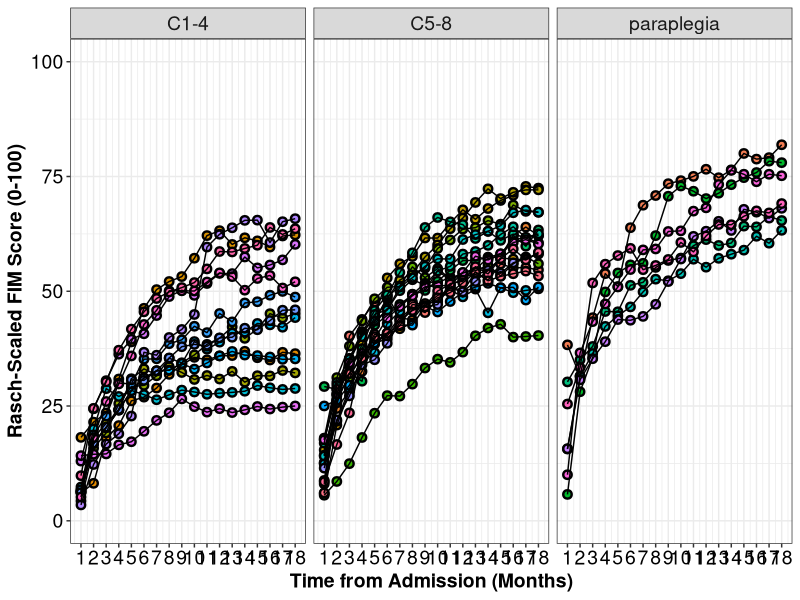
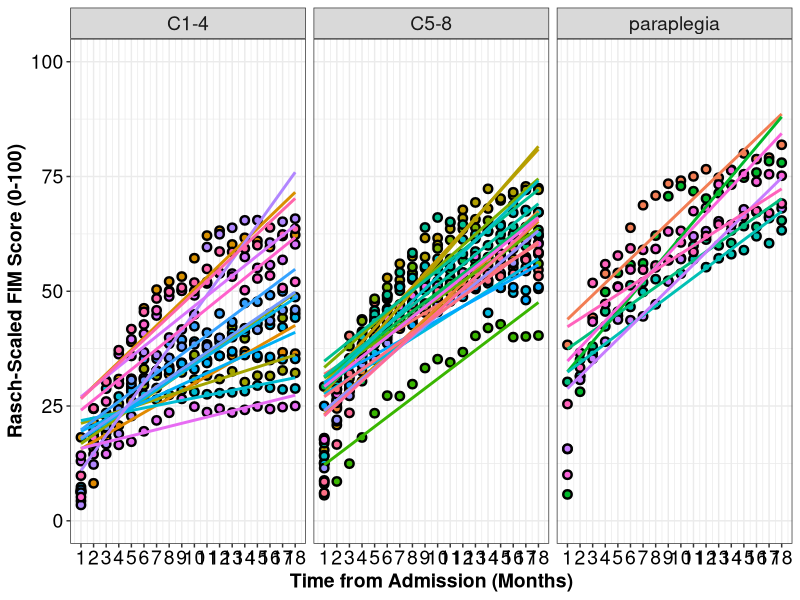
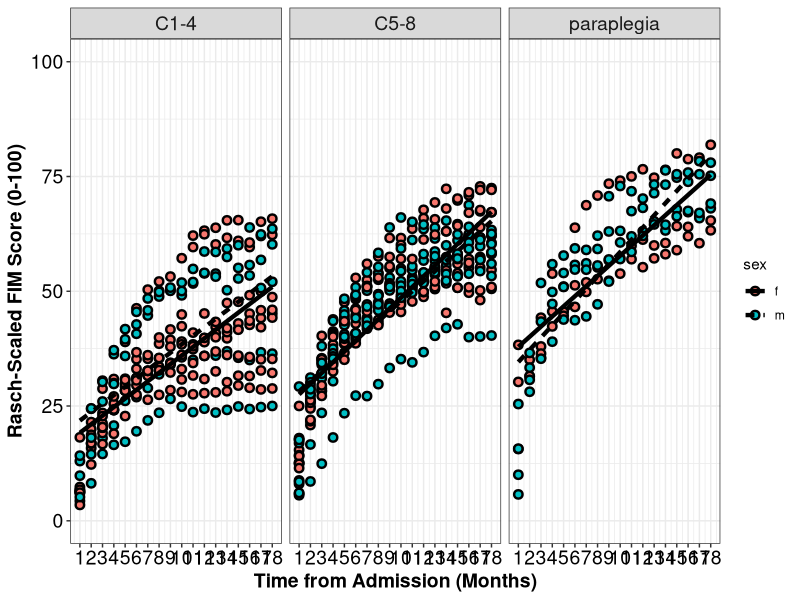
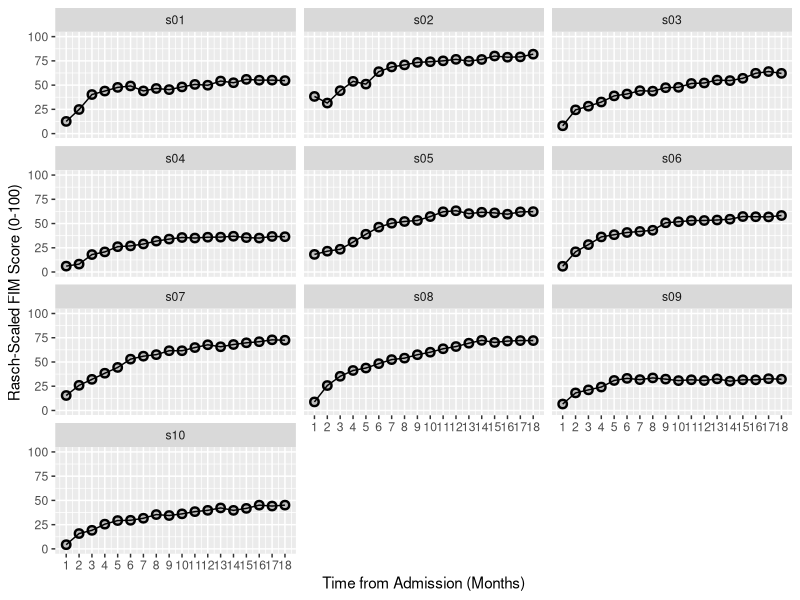
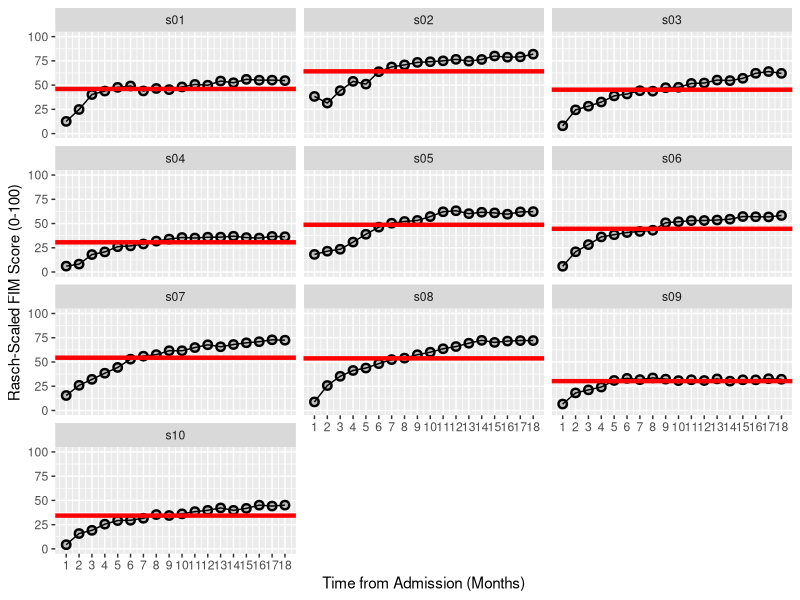
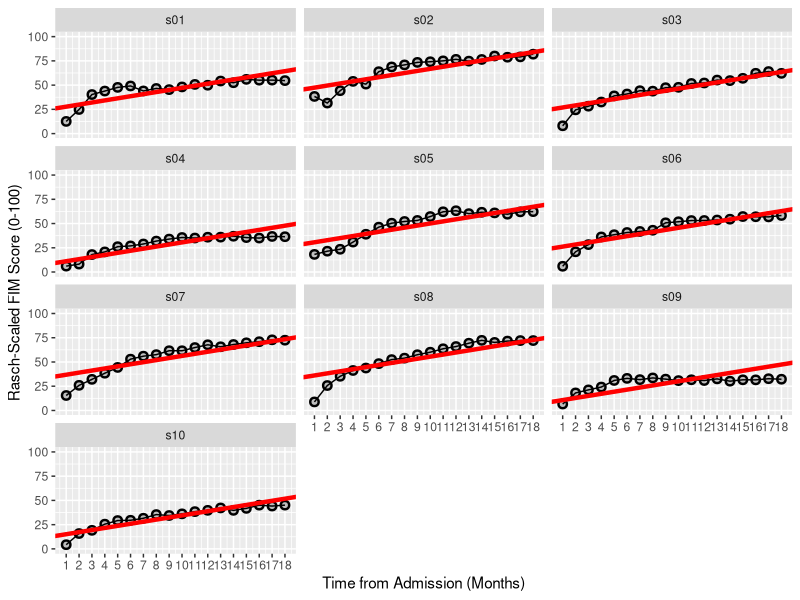
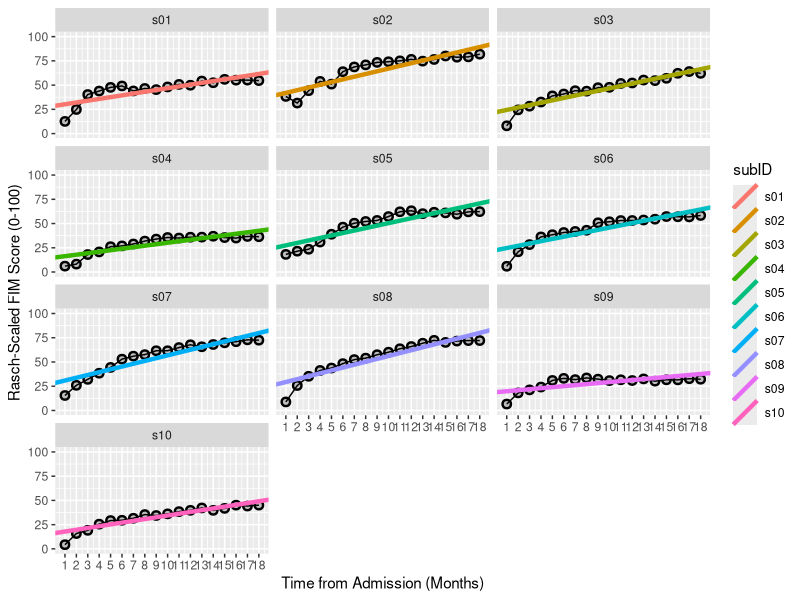

The R source for these figures, in order: (Note: this script raises an error after producing the figures.)
# ACRM 2018 Longitudinal Data Analysis Workshop
# By Keith Lohse, Neurorehabilitation Informatics Lab, 2018-09-07

# Loading the essential libraries. 
library("ggplot2"); library("lme4"); library("car"); library("dplyr"); library("lmerTest"); 

# If these packages are not installed already, run the following code:
install.packages("ggplot2"); install.packages("lme4"); install.packages("car"); 
install.packages("dplyr"); install.packages("lmerTest"); 


##----------------------- Data Cleaning and QA ---------------------------------
## Setting the Directory -------------------------------------------------------
getwd()
setwd("C:/Users/USERNAME/Box Sync/Collaboration/")
list.files()
# Make sure that the file data_session1.csv is saved in your working directory.

# Import the .csv file into R. 
# We will save this file in the R environment as an object called "DATA".
DATA<-read.csv("./data/data_session1.csv", header = TRUE, sep=",",  
               na.strings=c("NA","NaN"," ",""))

# Use the head() function to check the structure of the data file.
head(DATA)

# Alternately you can also download the data file from the web here:
# DATA <- read.csv("https://raw.githubusercontent.com/keithlohse/LMER_Clinical_Science/master/data/data_nonlinear_v4.csv")
# head(DATA)


## ----------------------- Basic Data Visualization ----------------------------
## FIM scores by time and subject -----------------------------------------------
g1<-ggplot(DATA, aes(x = month, y = rasch_FIM)) +
  geom_point(aes(fill=as.factor(subID)), pch=21, size=2, stroke=1.25) +
  geom_line(aes(group=subID)) +
  facet_wrap(~AIS_grade)
g2<-g1+scale_x_continuous(name = "Time from Admission (Months)", breaks=c(0:18)) +
  scale_y_continuous(name = "Rasch-Scaled FIM Score (0-100)",limits=c(0,100))
g3 <- g2 + theme_bw() + 
  theme(axis.text=element_text(size=14, colour="black"), 
        axis.title=element_text(size=14,face="bold")) +
  theme(strip.text.x = element_text(size = 14))+
  theme(legend.position="none")

plot(g3)
## -----------------------------------------------------------------------------

## Linear Fit for each person --------------------------------------------------
g1<-ggplot(DATA, aes(x = month, y = rasch_FIM)) +
  geom_point(aes(fill=as.factor(subID)), pch=21, size=2, stroke=1.25) +
  stat_smooth(aes(col=subID), se=FALSE, method="lm") +
  facet_wrap(~AIS_grade)
g2<-g1+scale_x_continuous(name = "Time from Admission (Months)", breaks=c(0:18)) +
  scale_y_continuous(name = "Rasch-Scaled FIM Score (0-100)",limits=c(0,100))
g3 <- g2 + theme_bw() + 
  theme(axis.text=element_text(size=14, colour="black"), 
        axis.title=element_text(size=14,face="bold")) +
  theme(strip.text.x = element_text(size = 14))+
  theme(legend.position="none")

plot(g3)
## -----------------------------------------------------------------------------


## Linear Fit by gender --------------------------------------------------------
g1<-ggplot(DATA, aes(x = month, y = rasch_FIM)) +
  geom_point(aes(fill=sex), pch=21, size=2, stroke=1.25) +
  stat_smooth(aes(lty=sex), col="black", lwd=1.5,se=FALSE, method="lm") +
  facet_wrap(~AIS_grade)
g2<-g1+scale_x_continuous(name = "Time from Admission (Months)", breaks=c(0:18)) +
  scale_y_continuous(name = "Rasch-Scaled FIM Score (0-100)",limits=c(0,100))
g3 <- g2 + theme_bw() + 
  theme(axis.text=element_text(size=14, colour="black"), 
        axis.title=element_text(size=14,face="bold")) +
  theme(strip.text.x = element_text(size = 14))

plot(g3)
## -----------------------------------------------------------------------------


# Understanding basic random-effects ------------------------------------------
# Random Intercepts Model ----
raneff_00<-lmer(rasch_FIM~
                  # Fixed-effects
                  1+
                  # Random-effects
                  (1|subID), data=DATA, REML=FALSE)
summary(raneff_00)

# Recall that the fixed-effect for the intercept is the overall, "group-level"
# intercept in our model.
# However, we also have a random-effect of subject for the intercenpt. This means
# that our model estimates a deviate for each subject from the group-level 
# intercept. To see these random-effects using the raneff function. 

ranef(raneff_00)

# Remember that these are deviates from the fixed-effect, so if we want to see
# what the model is actually estimating for each person, we need to add the 
# fixed-effect back in:
fixef(raneff_00)

# We could do this manually, adding the fixef() output to the ranef() output, 
# but we can also get the indivudal values using the coef() function:
coef(raneff_00)$subID

# If you want the actual predictions of the model, rather than the estimated
# effects, you can use the fitted() function. 
# Note the difference in the size of these arrays. The fitted() function gives
# us a prediction for each person at each point.
fitted(raneff_00)


# To help us understand the model, we can plot these predictions for each person.
# First, lets take a subset of the first 10 people:
first10<-DATA[c(1:180),]

# Second, we'll make a smaller dataset with the predictions for these 10:
PRED<-data.frame(subID=c("s01","s02","s03","s04","s05","s06","s07","s08","s09", "s10"),
                 Intercepts=c(coef(raneff_00)$subID[c(1:10),]))
PRED


g1<-ggplot(first10, aes(x = month, y = rasch_FIM)) +
  geom_point(fill="grey", pch=21, size=2, stroke=1.25) +
  geom_line(aes(group=subID)) +
  facet_wrap(~subID, ncol=3)
g2<-g1+scale_x_continuous(name = "Time from Admission (Months)", breaks=c(0:18)) +
  scale_y_continuous(name = "Rasch-Scaled FIM Score (0-100)",limits=c(0,100))
print(g2)
g3<-g2+geom_abline(aes(intercept=Intercepts, slope=0), col="red", lwd=1.5, PRED)
plot(g3)


# Hopefully this plot will clearly show that our model is estimating a different
# intercept for each person, but everyone has the same slope, because we have not 
# allowed FIM scores to vary over time. 


# Fixed Slope Model ----
raneff_01<-lmer(rasch_FIM~
                  # Fixed-effects
                  1+month+
                  # Random-effects
                  (1|subID), data=DATA, REML=FALSE)
summary(raneff_01)

# Note that when we run the ranef() function, there is still only a random effect
# of the intercept:
ranef(raneff_01)

# When we run the fixef() function, however, now have both a slopes and intercept:
fixef(raneff_01)

# When we run the coef() function, you can see that each person has a unique 
# intercept, but everyone has the same slope:
coef(raneff_01)$subID


# As before, let's make a smaller dataset with the predictions for these 10 people:
PRED<-data.frame(subID=c("s01","s02","s03","s04","s05","s06","s07","s08","s09", "s10"),
                 Intercepts=c(coef(raneff_01)$subID[c(1:10),1]),
                 Slopes=c(coef(raneff_01)$subID[c(1:10),2]))
PRED

# We can now plot the predictions for each person, note that although each person
# has a different intercept, they all have the same slope. 
g1<-ggplot(first10, aes(x = month, y = rasch_FIM)) +
  geom_point(fill="grey", pch=21, size=2, stroke=1.25) +
  geom_line(aes(group=subID)) +
  facet_wrap(~subID, ncol=3)
g2<-g1+scale_x_continuous(name = "Time from Admission (Months)", breaks=c(0:18)) +
  scale_y_continuous(name = "Rasch-Scaled FIM Score (0-100)",limits=c(0,100))
g3<-g2+geom_abline(aes(intercept=Intercepts, slope=Slopes), col="red", lwd=1.5, PRED)
plot(g3)






# Random Slopes and Intercepts Model ----
raneff_02<-lmer(rasch_FIM~
                  # Fixed-effects
                  1+month+
                  # Random-effects
                  (1+month|subID), data=DATA, REML=FALSE)
summary(raneff_02)

# Now when we run the ranef() function, there is random effect for both the 
# slope and the intercept:
ranef(raneff_02)

# When we run the fixef() function, it returns the group-level intercept and slope:
fixef(raneff_02)

# When we run the coef() function, the random-effects (deviates) are combined
# with the group-level fixed-effects to get a unique slope and intercept 
# for each person:
coef(raneff_02)$subID


# As before, let's make a smaller dataset with the predictions for these 10 people:
PRED<-data.frame(subID=c("s01","s02","s03","s04","s05","s06","s07","s08","s09", "s10"),
                 Intercepts=c(coef(raneff_02)$subID[c(1:10),1]),
                 Slopes=c(coef(raneff_02)$subID[c(1:10),2]))
PRED

# Now we can plot the predictions for each person, note that each person has a 
# different intercept and slope. 
g1<-ggplot(first10, aes(x = month, y = rasch_FIM)) +
  geom_point(fill="grey", pch=21, size=2, stroke=1.25) +
  geom_line(aes(group=subID)) +
  facet_wrap(~subID, ncol=3)
g2<-g1+scale_x_continuous(name = "Time from Admission (Months)", breaks=c(0:18)) +
  scale_y_continuous(name = "Rasch-Scaled FIM Score (0-100)",limits=c(0,100))
g3<-g2+geom_abline(aes(intercept=Intercepts, slope=Slopes, col=subID), lwd=1.5, PRED)
plot(g3)


## ------------------- Comparing between Models --------------------------------
# Now that we have our three random-effects models:
# 1. Random Intercepts
# 2. Fixed Slopes and Random Intercepts
# 3. Random Slopes and Random Intercepts
# ... how do we decide which one is most appropriate?

# We can do this is by analyzing the the variance explained by each model. 
anova(raneff_00,raneff_01,raneff_02)

# The Wald Test of the change in deviance suggests that Model raneff_01 is a 
# better explanation of the data than Model raneff_00, and furthermore that 
# Model raneff_02 is a better explanation of the data than Model raneff_01.
# More conservatively, we can use the AIC. Without going into detail about the 
# AIC, lower numbers indicate better model fit and AIC is based on the deviance 
# but introduces a penalty based on the number of parameters to reduce over-
# fitting. 

# A complementary step we can take is calculate how much residual variance 
# we might have left to  explain. 
# In our multilevel model, keep in mind that we have variance at two levels:
# 1. Level One: which are the data-points within subjects.
# 2. Level Two: variation between subjects slopes and intercepts.

# We can get a summary of the random-effects from the "null" model and the 
# best fitting model by using the VarCorr() function. 
VarCorr(raneff_00)
VarCorr(raneff_02)

# These values will help us keep track of how much variance is "available" to 
# be explained in our subsequent models. Similarly, these values will inform us
# how much variance our fixed-effects explain at Level 1 and Level 2 (sort of 
# like an R^2 that has been divided into two parts).



## --------------- Unconditional and Conditional Models ------------------------
# Creating our Time variable ---------------------------------------------------

summary(DATA$month)
# Note the wide range in the month variable (1-18). 
# There are two issues with this:
# 1. Time starts at 1 instead of 0
# 2. This scale is a lot larger than other variables we might want to include.

# To address these issues, we will convert Months to Years and try "centering"
# the time variable in different locations. 

# The first time variable, year0 will set the first assessment equal to 0
DATA$year<-DATA$month/12
DATA$year.0<-DATA$year-min(DATA$year)
summary(DATA$year.0)

# Next, we will create a mean centered time variable, year.c:
mean(DATA$year)
DATA$year.c<-DATA$year-mean(DATA$year)
summary(DATA$year.c)

# Let's look at the effects these two different time variables have on the 
# fixed-effects and random-effects. 

# Time 0 = the first time time point ----
time_00<-lmer(rasch_FIM~
            # Fixed-effects
            1+year.0+
            # Random-effects
            (1+year.0|subID), data=DATA, REML=FALSE)
summary(time_00)

# Time 0 = the mean time of 0.79 years ----
time_01<-lmer(rasch_FIM~
                # Fixed-effects
                1+year.c+
                # Random-effects
                (1+year.c|subID), data=DATA, REML=FALSE)
summary(time_01)

# Compare the fixed-effects of the intercept and the slope between the two models.
# Compare the random-effects between the two models.


# Centering the time-variable on the first time point makes a lot of sense 
# conceptually, but it is important to remember what that means when interpreting 
# other variables. 
# As you might recall from multiple regression in previous courses, when 
# interaction terms are included in a model, the effect of one variable is 
# being interpreted when the other variable is equal to 0. 
# Thus, if we had year.0 in our model, that would mean the effects of other 
# variables are being evaluated when time = 0, at the initial assessment. 
# Conversely, if we use year.c in our model, that would mean the effect of other
# variables are being evaluated when time = 0, which is at 0.79 yrs (or 9.5 months).


## Conditional Model: Does the slope change as a function of AIS grade? ----
# With our new variable of time in years, we want to see if we can explain the
# residual variation in subject's slopes and intercepts.

# Main-Effect Model: Equivalent to Conditional Intercepts
cond_00<-lmer(rasch_FIM~
                # Fixed-effects
                1+year.0+AIS_grade+
                # Random-effects
                (1+year.0|subID), data=DATA, REML=FALSE)
summary(cond_00)

# Interaction Model: Conditional Intercepts and Slopes
cond_01<-lmer(rasch_FIM~
                # Fixed-effects
                1+year.0*AIS_grade+
                # Random-effects
                (1+year.0|subID), data=DATA, REML=FALSE)
summary(cond_01)


anova(cond_00,cond_01)


# Contrast coding the group variable ---- 
contrasts(DATA$AIS_grade)

DATA$AIS_grade.c<-DATA$AIS_grade
contrasts(DATA$AIS_grade.c)<-contr.poly(3)
contrasts(DATA$AIS_grade.c)

# Main Effects with contrast coded group variable
cond_02<-lmer(rasch_FIM~
                # Fixed-effects
                1+year.0+AIS_grade.c+
                # Random-effects
                (1+year.0|subID), data=DATA, REML=FALSE)
summary(cond_02)

# Interaction Model with contrast coded group variable
cond_03<-lmer(rasch_FIM~
                # Fixed-effects
                1+year.0*AIS_grade.c+
                # Random-effects
                (1+year.0|subID), data=DATA, REML=FALSE)
summary(cond_03)


anova(cond_02,cond_03)


## Evaluating our Models -------------------------------------------------------
# Although the interaction model was not statistically better than the main-
# effects model, it can useful to present the full model to show the non-
# significant interactions. 

summary(cond_01)

# How much variation in individual slopes and intercepts did we explain with
# AIS Grade?
VarCorr(time_00)
VarCorr(cond_01)


# We can also plot the fixed-effects estimates from our models "on top" of the 
# raw data to show the conditional effects. 

## Linear Fit by AIS Category --------------------------------------------------
summary(cond_01)
FIXED<-data.frame(AIS_grade=c("C1-4","C5-8","paraplegia"),
                 Intercepts=c(20.113, (20.113+7.779), (20.113+15.89)),
                 Slopes=c(22.348, (22.348+4.714), (22.348+7.257)))
FIXED


g1<-ggplot(DATA, aes(x = year, y = rasch_FIM)) +
  geom_point(fill="grey", pch=21, size=2, stroke=1.25) +
  facet_wrap(~AIS_grade)
g2<-g1+scale_x_continuous(name = "Time from Admission (Years)") +
  scale_y_continuous(name = "Rasch-Scaled FIM Score (0-100)",limits=c(0,100))
g3 <- g2 + theme_bw() + 
  theme(axis.text=element_text(size=14, colour="black"), 
        axis.title=element_text(size=14,face="bold")) +
  theme(strip.text.x = element_text(size = 14))

plot(g3)

g4<-g3+geom_abline(aes(intercept=Intercepts, slope=Slopes, col=AIS_grade,
                       lty = AIS_grade), lwd=2, FIXED)
plot(g4)

## -----------------------------------------------------------------------------


## Checking the Assumptions of our Model ---------------------------------------
# The DATA data frame is what we might call our Level 1 matrix. That is, each
# person and time point is represented. For checking out statistical assumptions, 
# it will also be helpful for us to create a Level 2 matrix. The Level 2 matrix
# will preserve participant information, but ignore time information.

LVL2<-summarize(group_by(DATA, subID),
                  AIS_grade = AIS_grade[1])
LVL2
# At the moment, our LVL2 dataframe contains subject IDs and group information. 
# Next, lets add the random-effects from our models:
LVL2$RE_int<-ranef(cond_01)$subID$`(Intercept)`
LVL2$RE_year<-ranef(cond_01)$subID$year
# Note that we can add this data on directly because the matrix is sorted by 
# subID and the the array we are adding is sorted by subID.

LVL2



# Normality ----
# Residuals at Level 1
qqnorm(resid(cond_01))

# Residuals at Level 2
qqnorm(LVL2$RE_int)
qqnorm(LVL2$RE_year)



# Homoscedasticity ----
# Comparable Variances at Level 1
x <- fitted(cond_01)
y <- resid(cond_01)/sd(resid(cond_01))
plot(x=x, y=y, xlab = "Fitted Values", ylab="Standardized Residuals",
     ylim=c(-4,4))


# Comparable Variances at Level 2
# Intercepts
LVL2$STD_int<-LVL2$RE_int/sd(LVL2$RE_int)
plot(x=LVL2$AIS_grade, y=LVL2$STD_int, 
     xlab = "Fitted Values", ylab="Standardized Residuals",
     ylim=c(-4,4))

# Slopes
LVL2$STD_year<-LVL2$RE_year/sd(LVL2$RE_year)
plot(x=LVL2$AIS_grade, y=LVL2$STD_year, 
     xlab = "Fitted Values", ylab="Standardized Residuals",
     ylim=c(-4,4))



# Influential Participants ----
# Residuals at Level 1
plot(DATA$subID, resid(cond_01)/sd(resid(cond_01)), 
     ylab="Standardized Residuals", xlab="Subject ID",
     ylim=c(-4,4))


# Residuals at Level 2
# Variation in Intercepts
plot(x=LVL2$subID, y=LVL2$STD_int, 
     xlab="Subject ID", ylab="Standardized Residual",
     ylim=c(-4,4))

# Variation in Slopes
plot(x=LVL2$subID, y=LVL2$STD_year, 
     xlab="Subject ID", ylab="Standardized Residual",
     ylim=c(-4,4))


## -------------- Exporting the Revised Data File ------------------------------
# Finally, we want to save our revised data file to include the different 
# variables we created in a new .csv file.

write.csv(DATA, "./data_session2.csv")
